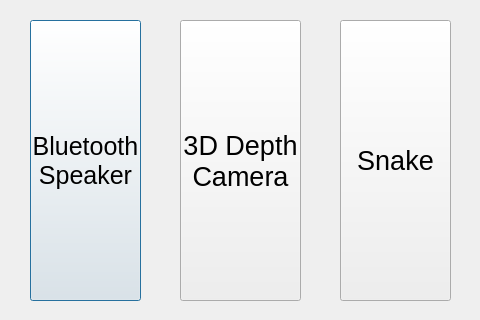
<?xml version="1.0" encoding="UTF-8"?>
<ui version="4.0">
 <class>Dialog</class>
 <widget class="QDialog" name="Dialog">
  <property name="geometry">
   <rect>
    <x>0</x>
    <y>0</y>
    <width>480</width>
    <height>320</height>
   </rect>
  </property>
  <property name="sizePolicy">
   <sizepolicy hsizetype="Fixed" vsizetype="Fixed">
    <horstretch>0</horstretch>
    <verstretch>0</verstretch>
   </sizepolicy>
  </property>
  <property name="minimumSize">
   <size>
    <width>480</width>
    <height>320</height>
   </size>
  </property>
  <property name="maximumSize">
   <size>
    <width>480</width>
    <height>320</height>
   </size>
  </property>
  <property name="cursor">
   <cursorShape>CrossCursor</cursorShape>
  </property>
  <property name="windowTitle">
   <string>Dialog</string>
  </property>
  <widget class="QPushButton" name="BluetoothButton">
   <property name="geometry">
    <rect>
     <x>30</x>
     <y>20</y>
     <width>111</width>
     <height>281</height>
    </rect>
   </property>
   <property name="font">
    <font>
     <pointsize>19</pointsize>
    </font>
   </property>
   <property name="text">
    <string>Bluetooth
Speaker</string>
   </property>
  </widget>
  <widget class="QPushButton" name="KinectButton">
   <property name="geometry">
    <rect>
     <x>180</x>
     <y>20</y>
     <width>121</width>
     <height>281</height>
    </rect>
   </property>
   <property name="font">
    <font>
     <pointsize>20</pointsize>
    </font>
   </property>
   <property name="locale">
    <locale language="Korean" country="SouthKorea"/>
   </property>
   <property name="text">
    <string>3D Depth
Camera</string>
   </property>
  </widget>
  <widget class="QPushButton" name="SnakeButton">
   <property name="geometry">
    <rect>
     <x>340</x>
     <y>20</y>
     <width>111</width>
     <height>281</height>
    </rect>
   </property>
   <property name="font">
    <font>
     <pointsize>20</pointsize>
    </font>
   </property>
   <property name="text">
    <string>Snake</string>
   </property>
  </widget>
 </widget>
 <resources/>
 <connections/>
</ui>
